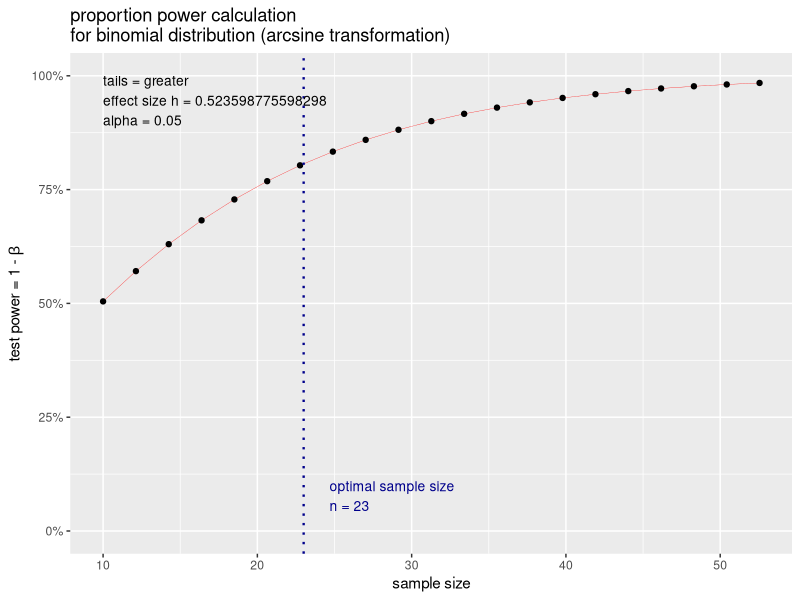
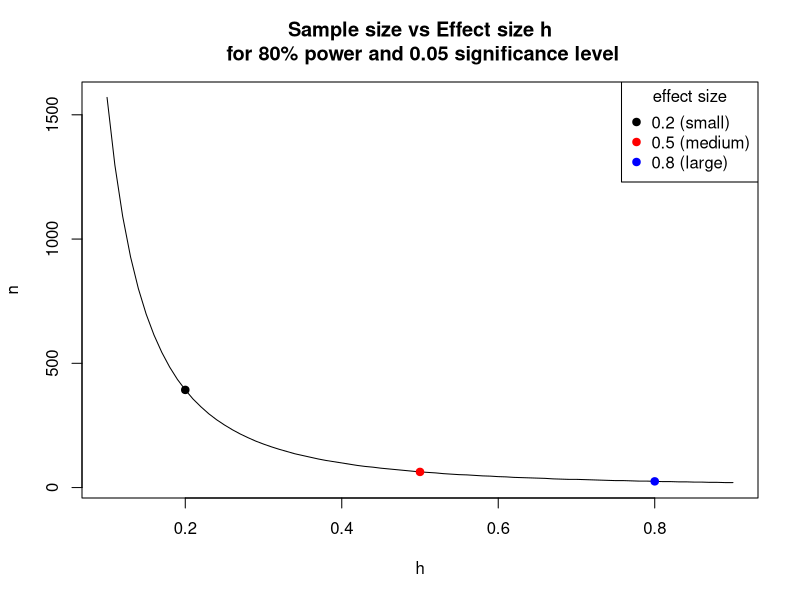

Reproduce these figures in R, in order.
## ---- chunk 1
library(pwr)
## ---- chunk 2
library(pwr) # do this once per session
h <- ES.h(p1 = 0.75, p2 = 0.50)
pwr.p.test(h = h, sig.level = 0.05, power = 0.80, 
           alternative = "greater")
## ---- chunk 3
plot(pwr.p.test(h = h, sig.level = 0.05, power = 0.80, 
           alternative = "greater"))
## ---- chunk 4
library(pwr)
h <- seq(0.1, 0.9, 0.01)
n <- sapply(h, function(x)ceiling(pwr.2p.test(h = x, power = 0.80)$n))
plot(h, n, type="l", main="Sample size vs Effect size h\n for 80% power and 0.05 significance level")
points(x = c(0.2,0.5,0.8), y = n[h %in% c(0.2,0.5,0.8)], 
       pch=19, cex=1, col=c("black","red","blue"))
legend("topright", legend = c("0.2 (small)","0.5 (medium)","0.8 (large)"), 
       col = c("black","red","blue"), 
       pch = 19, title = "effect size")

## ---- chunk 5
pwr.t.test(n = 30, d = 0.5, sig.level = 0.05)
## ---- chunk 6
pwr.t2n.test(n2 = 35, d = 0.5, power = 0.8)
## ---- chunk 7
pwr.r.test(r = 0.1, sig.level = 0.05, power = 0.8, 
           alternative = "greater")
